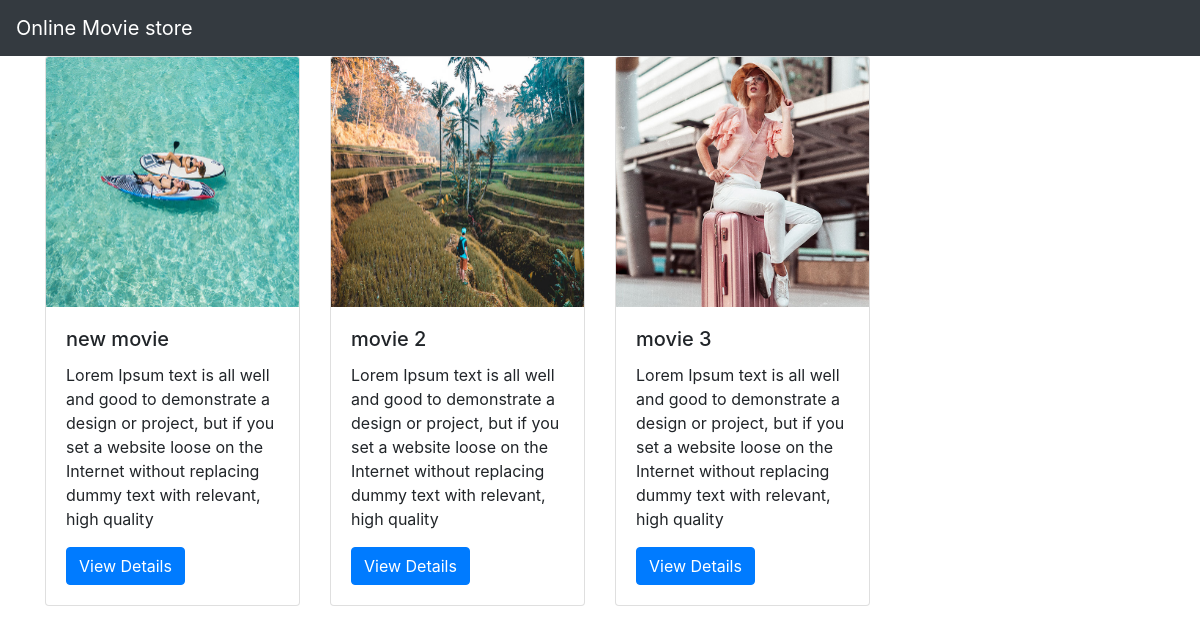
The page / on the database its author committed.
### movieapp/models.py (models this page shows)
class Movie(models.Model):
    name=models.CharField(max_length=250)
    desc=models.TextField()
    year=models.IntegerField()
    img=models.ImageField(upload_to='gallery')

### movieapp/views.py (the view)
# urls.py: path('',views.index,name='index'),
def index(request):
    movie=Movie.objects.all()
    return render(request,'index.html',{"movie_list":movie})

### templates/index.html
{% extends 'base.html' %}
{% block body %}
<div class="container">
    <div class="row">
        {% for i in movie_list %}
        <div class="col-md-3">
            <div class="card" >
  <img class="card-img-top" src="{{i.img.url}}" alt="Card image cap" width="40px" height="250px">
  <div class="card-body">
    <h5 class="card-title">{{i.name}}</h5>
    <p class="card-text">{{i.desc}}</p>
    <a href="{% url 'movieapp:detail' i.id %}" class="btn btn-primary">View Details</a>
  </div>
</div>
        </div>
        {% endfor %}
    </div>
</div>
{% endblock %}

### templates/base.html (shortened to what this page needs)
{% load static %}
<!DOCTYPE html>
<html lang="en">
<head>
    <link rel="stylesheet" href="https://cdn.jsdelivr.net/npm/bootstrap@4.0.0/dist/css/bootstrap.min.css">
    <link rel="stylesheet" href="{% static 'style.css' %}">
</head>
<body>
<nav class="navbar navbar-dark bg-dark">
  <a class="navbar-brand" href="#">
      Online Movie store
  </a>
</nav>
{% block body %}
{% endblock %}
</body>
</html>

### static/style.css (style rules this page uses)
body { background-color:white; }

### rows shown on the page
Movie: img (picture), name "new movie", desc "Lorem Ipsum text is all well and good to demonstrate a design or project, but if you set a website loose on the Internet without replacing dummy text with relevant, high quality"
Movie: img (picture), name "movie 2", desc "Lorem Ipsum text is all well and good to demonstrate a design or project, but if you set a website loose on the Internet without replacing dummy text with relevant, high quality"
Movie: img (picture), name "movie 3", desc "Lorem Ipsum text is all well and good to demonstrate a design or project, but if you set a website loose on the Internet without replacing dummy text with relevant, high quality"
